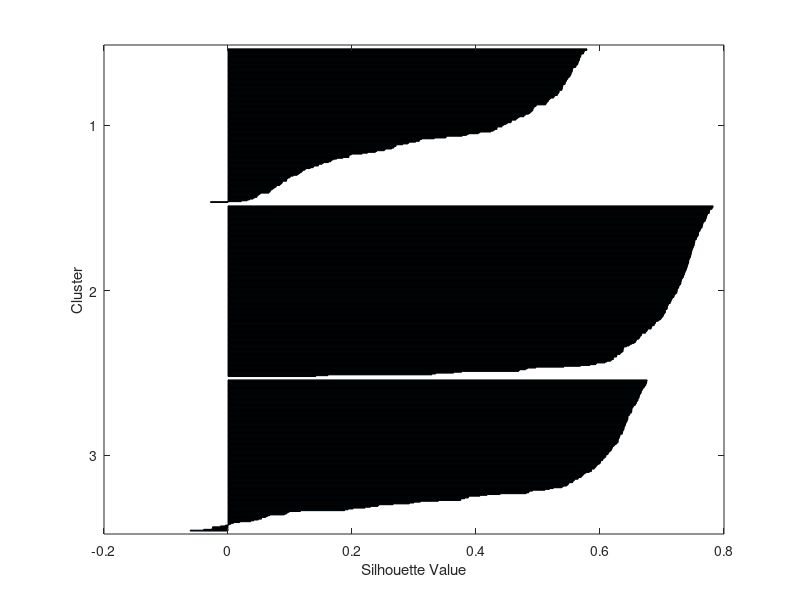

Recreate this plot in MATLAB. (Note: this script raises an error after producing the figure.)
rng default  % For reproducibility
load kmeansdata
size(X)

idx3 = kmeans(X,3,'Distance','cityblock');
figure
[silh3,h] = silhouette(X,idx3,'cityblock');
h = gca;
h.Children.EdgeColor = [.8 .8 1];
xlabel 'Silhouette Value'
ylabel 'Cluster'